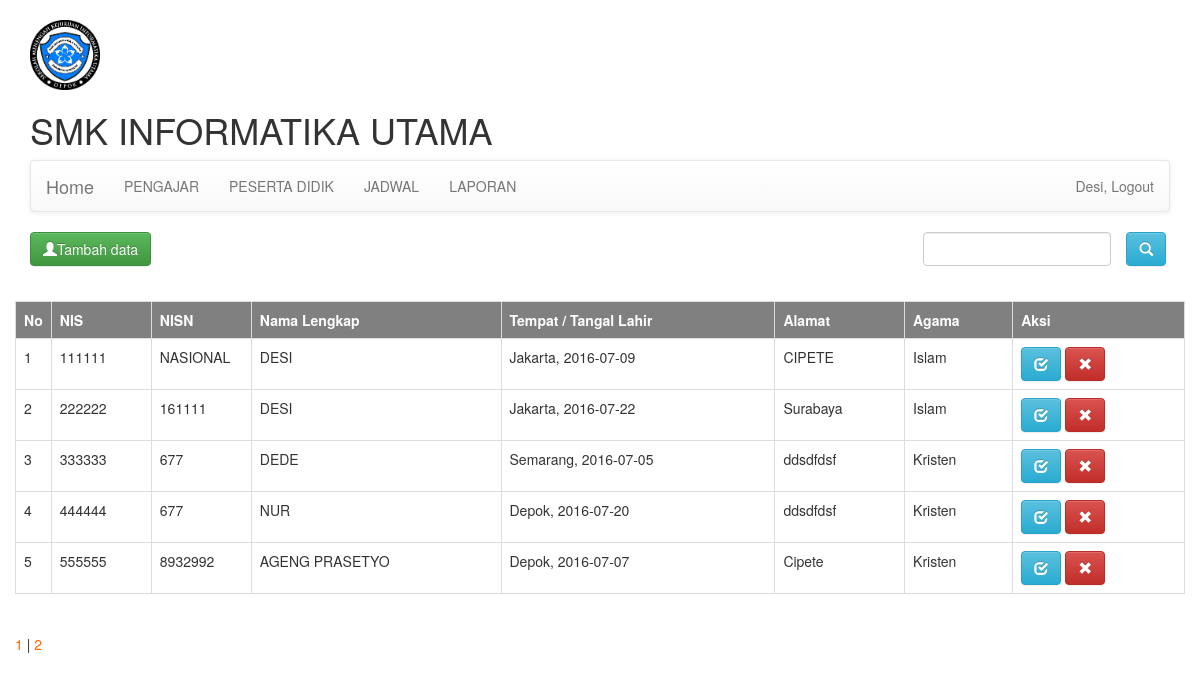
The app's page /layout.php?page=tabel-siswa (signed in) with its own data.
### tables this page shows
CREATE TABLE `tb_siswa` (
  `nis` varchar(10) NOT NULL DEFAULT '',
  `nisn` varchar(14) NOT NULL,
  `nama_lengkap` varchar(50) NOT NULL,
  `gender` varchar(9) NOT NULL,
  `tempat_lahir` varchar(30) NOT NULL,
  `tanggal_lahir` date NOT NULL,
  `agama` varchar(20) NOT NULL DEFAULT 'Islam',
  `alamat` text,
  `nama_ortu` varchar(50) NOT NULL,
  `peker_ortu` varchar(20) DEFAULT NULL,
  `no_ijazah` varchar(50) NOT NULL,
  PRIMARY KEY (`nis`)
);

### tables/siswa.php (the view, shortened to what this page needs)
<div class="row">
    <div class="col-md-9">
        <a href="?page=input-siswa" class="btn btn-success"><i class="glyphicon glyphicon-user"></i>Tambah data </a>
    </div>
    <div class="col-md-3">
            <div class="form-group">
            <a href="?edit-siswa=<?php echo $row['nis'] ?>" class="btn btn-info"> <i class="glyphicon glyphicon-search"></i></a>
                    <div class="col-sm-10">
                        <input class="form-control" id="inputEmail3" type="email">
                    </div>
            </div>
    </div>
</div><br>
<div class="row">
    <table  width="100%" class="table table-bordered">
    	<tr style="background:grey; color:#ffffff">
    		<th>No</th>
    		<th>NIS</th>
    		<th>NISN</th>
    		<th>Nama Lengkap</th>
    		<th>Tempat / Tangal Lahir</th>
    		<th>Alamat</th>
    		<th>Agama</th>
    		<th>Aksi</th>
    	</tr>
    	<?php
        	$no=0;
            $hal=1;
            $perHalaman=5;
            $dataTable = ambilData('tb_siswa',$hal,$perHalaman);
            foreach ($dataTable as $row){
            $no++;
        ?>
        <tr>
        	<td width="30"><?php echo $no; ?></td>
        	<td width="100"><?php echo $row['nis']; ?></td>
        	<td width="100"><?php echo $row['nisn']; ?></td>
            <td><?php echo strtoupper($row['nama_lengkap']); ?></td>
            <td><?php echo ucwords(strtolower($row['tempat_lahir'])).", "
            				.$row['tanggal_lahir']; ?>
            </td>
            <td><?php echo $row['alamat']; ?></td>
            <td><?php echo $row['agama']; ?></td>
            <td>
            <a href="?edit-siswa=<?php echo $row['nis'] ?>" class="btn btn-info"> <i class="glyphicon glyphicon-check"></i></a>
            <a href="CEK.PHP" class="btn btn-danger"> <i class="glyphicon glyphicon-remove"></i></a>
            </td>
        </tr>
        <?php } ?>
    </table>
    <?php
        echo "<br>";
        echo  tampilHalaman('tb_siswa',$perHalaman);
    ?>
</div>

### records on screen
tb_siswa: nis "111111", nisn "NASIONAL", nama_lengkap "DESI", tempat_lahir "Jakarta", tanggal_lahir "2016-07-09", alamat "CIPETE", agama "Islam"
tb_siswa: nis "222222", nisn "161111", nama_lengkap "DESI", tempat_lahir "Jakarta", tanggal_lahir "2016-07-22", alamat "Surabaya", agama "Islam"
tb_siswa: nis "333333", nisn "677", nama_lengkap "DEDE", tempat_lahir "Semarang", tanggal_lahir "2016-07-05", alamat "ddsdfdsf", agama "Kristen"
tb_siswa: nis "444444", nisn "677", nama_lengkap "NUR", tempat_lahir "Depok", tanggal_lahir "2016-07-20", alamat "ddsdfdsf", agama "Kristen"
tb_siswa: nis "555555", nisn "8932992", nama_lengkap "AGENG PRASETYO", tempat_lahir "Depok", tanggal_lahir "2016-07-07", alamat "Cipete", agama "Kristen"

### other values on screen
$_SESSION['nama'] "Desi"
